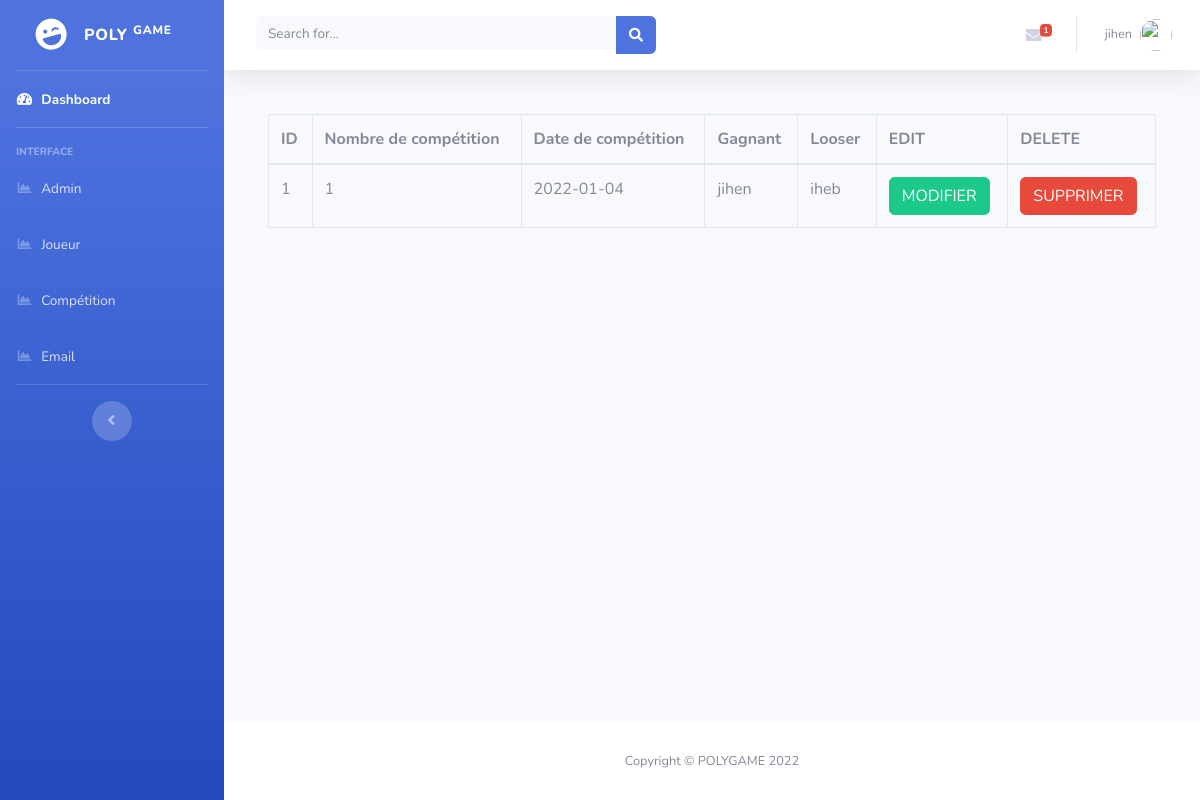
The app's page /admin/competition.php?resultat=oui (signed in) with its own data.
### tables this page shows
CREATE TABLE IF NOT EXISTS `competition` (
  `id_competition` int(11) NOT NULL AUTO_INCREMENT,
  `nb_competition` int(11) NOT NULL,
  `date_competition` date NOT NULL,
  `gagnant` varchar(20) NOT NULL,
  `looser` varchar(20) NOT NULL,
  PRIMARY KEY (`id_competition`)
);

### admin/competition.php (the view, shortened to what this page needs)
<?php
if (empty($_SESSION['id_admin'])) {
header('Location:login.php');
}else{
?>
<!DOCTYPE html>
<html lang="en">
<head>
  <link href="vendor/fontawesome-free/css/all.min.css" rel="stylesheet" type="text/css">
  <link href="css/sb-admin-2.min.css" rel="stylesheet">
</head>
<body id="page-top">
  <div id="wrapper">
   <ul class="navbar-nav bg-gradient-primary sidebar sidebar-dark accordion" id="accordionSidebar">
<a class="sidebar-brand d-flex align-items-center justify-content-center" href="index.php">
  <div class="sidebar-brand-icon rotate-n-15">
    <i class="fas fa-laugh-wink"></i>
  </div>
  <div class="sidebar-brand-text mx-3">POLY <sup>GAME</sup></div>
</a>
<hr class="sidebar-divider my-0">
<li class="nav-item active">
  <a class="nav-link" href="index.php">
    <i class="fas fa-fw fa-tachometer-alt"></i>
    <span>Dashboard</span></a>
</li>
<hr class="sidebar-divider">
<div class="sidebar-heading">
  Interface
</div>
<li class="nav-item">
  <a class="nav-link" href="administrateur.php">
    <i class="fas fa-fw fa-chart-area"></i>
    <span>Admin</span></a>
</li>
<li class="nav-item">
  <a class="nav-link" href="joueur.php">
    <i class="fas fa-fw fa-chart-area"></i>
    <span>Joueur</span></a>
</li>
<li class="nav-item">
  <a class="nav-link" href="competition.php">
    <i class="fas fa-fw fa-chart-area"></i>
    <span>Compétition</span></a>
</li>
<li class="nav-item">
  <a class="nav-link" href="email.php">
    <i class="fas fa-fw fa-chart-area"></i>
    <span>Email</span></a>
</li>
<hr class="sidebar-divider d-none d-md-block">
<div class="text-center d-none d-md-inline">
  <button class="rounded-circle border-0" id="sidebarToggle"></button>
</div>
</ul>
    <div id="content-wrapper" class="d-flex flex-column">
      <div id="content">
        <nav class="navbar navbar-expand navbar-light bg-white topbar mb-4 static-top shadow">
          <form class="d-none d-sm-inline-block form-inline mr-auto ml-md-3 my-2 my-md-0 mw-100 navbar-search">
            <div class="input-group">
              <input type="text" class="form-control bg-light border-0 small" placeholder="Search for..." aria-label="Search" aria-describedby="basic-addon2">
              <div class="input-group-append">
                <button class="btn btn-primary" type="button">
                  <i class="fas fa-search fa-sm"></i>
                </button>
              </div>
            </div>
          </form>
          <ul class="navbar-nav ml-auto">
            <li class="nav-item dropdown no-arrow mx-1">
              <a class="nav-link dropdown-toggle" href="#" id="messagesDropdown" role="button" data-toggle="dropdown" aria-haspopup="true" aria-expanded="false">
                <i class="fas fa-envelope fa-fw"></i>
               <?php
        include('connexion.php');
        $req = $bdd->query("SELECT count(id_msg) as total_email from email");
        $email = $req->fetch();
        ?>
                <span class="badge badge-danger badge-counter"><?php echo $email['total_email'] ?></span>
              </a>
            </li>
            <li class="nav-item dropdown no-arrow">
              <a class="nav-link dropdown-toggle" href="#" id="userDropdown" role="button" data-toggle="dropdown" aria-haspopup="true" aria-expanded="false">
                <span class="mr-2 d-none d-lg-inline text-gray-600 small">
               <?php echo $_SESSION['nom']; ?>
                </span>
                <img class="img-profile rounded-circle" src="img/<?php echo $_SESSION['image']; ?>">
              </a>
            </li>
          </ul>
        </nav>
<div class="container-fluid">
  <div class="card-body">
    <div class="table-responsive">
      <table class="table table-bordered" id="dataTable" width="100%" cellspacing="0">
        <thead>
          <tr>
            <th> ID </th>
            <th> Nombre de compétition</th>
            <th>Date de compétition</th>
            <th>Gagnant</th>
            <th>Looser </th>
            <th>EDIT </th>
            <th>DELETE </th>
          </tr>
        </thead>
        <?php
include_once('connexion.php');
$result = $bdd ->query('SELECT * FROM competition') ;
while ($dl = $result->fetch()) {
?>
        <tbody>
          <tr>
            <td><?php echo $dl['id_competition']; ?></td>
            <td><?php echo $dl['nb_competition']; ?></td>
            <td><?php echo $dl['date_competition']; ?></td>
            <td><?php echo $dl['gagnant']; ?></td>
            <td> <?php echo $dl['looser']; ?> </td>
            <td>
            <a href="modcompetition.php?id_competition=<?php echo $dl['id_competition']; ?>" name="edit_btn" class="btn btn-success"> MODIFIER</a>
            </td>
            <td>
            <a href="suppCompetition.php?id_competition=<?php echo $dl['id_competition']; ?>" name="delete_btn" class="btn btn-danger"> SUPPRIMER</a>
            </td>
          </tr>
        </tbody>
                <?php }?>
      </table>
    </div>
  </div>
</div>
</div>
      <footer class="sticky-footer bg-white">
        <div class="container my-auto">
          <div class="copyright text-center my-auto">
            <span>Copyright &copy; POLYGAME 2022</span>
          </div>
        </div>
      </footer>
      </div>
      </div>
</body>
</html>
<?php
}
?>

### records on screen
competition: id_competition "1", nb_competition "1", date_competition "2022-01-04", gagnant "jihen", looser "iheb"

### other values on screen
$email['total_email'] "1"
$_SESSION['nom'] "jihen"
